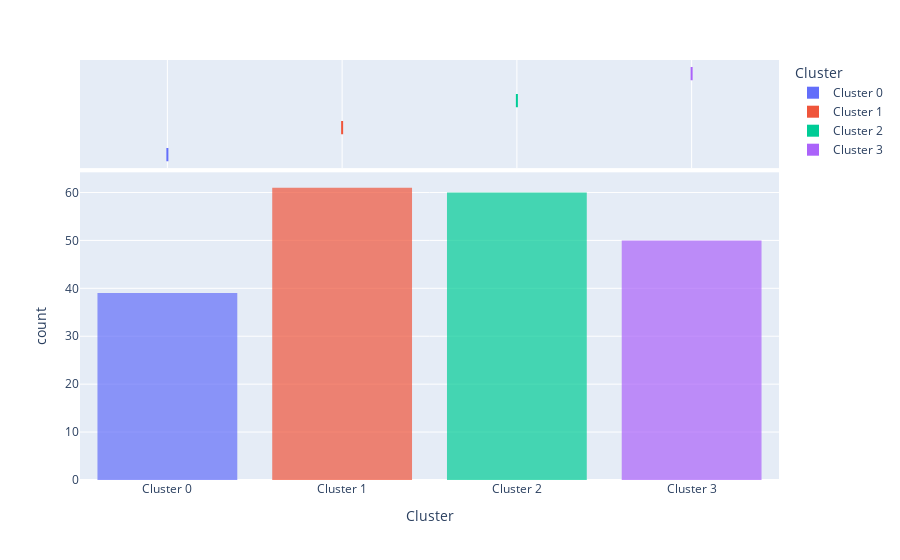

Notebook code cell kept with this figure:
### Code cell
plot_model(Kmeanmodel,plot='distribution')

### Figure 1 — Plotly figure (JSON) as saved in the notebook; plotly's stock layout.template omitted (floating-point values rounded to 4 significant figures; data arrays with more than 128 entries replaced by an {"elided": "..."} marker saying what was removed)
{"data": [{"alignmentgroup": "True", "bingroup": "x", "hovertemplate": "Cluster=%{x}<br>count=%{y}<extra></extra>", "legendgroup": "Cluster 0", "marker": {"color": "#636efa", "opacity": 0.7, "pattern": {"shape": ""}}, "name": "Cluster 0", "offsetgroup": "Cluster 0", "orientation": "v", "showlegend": true, "type": "histogram", "x": ["Cluster 0", "Cluster 0", "Cluster 0", "Cluster 0", "Cluster 0", "Cluster 0", "Cluster 0", "Cluster 0", "Cluster 0", "Cluster 0", "Cluster 0", "Cluster 0", "Cluster 0", "Cluster 0", "Cluster 0", "Cluster 0", "Cluster 0", "Cluster 0", "Cluster 0", "Cluster 0", "Cluster 0", "Cluster 0", "Cluster 0", "Cluster 0", "Cluster 0", "Cluster 0", "Cluster 0", "Cluster 0", "Cluster 0", "Cluster 0", "Cluster 0", "Cluster 0", "Cluster 0", "Cluster 0", "Cluster 0", "Cluster 0", "Cluster 0", "Cluster 0", "Cluster 0"], "xaxis": "x", "yaxis": "y"}, {"alignmentgroup": "True", "customdata": {"elided": "39x7 float values"}, "hovertemplate": "Cluster=%{x}<br>area=%{customdata[0]}<br>perimeter=%{customdata[1]}<br>compactness=%{customdata[2]}<br>length=%{customdata[3]}<br>width=%{customdata[4]}<br>asymmetry=%{customdata[5]}<br>length.1=%{customdata[6]}<extra></extra>", "legendgroup": "Cluster 0", "marker": {"color": "#636efa"}, "name": "Cluster 0", "notched": true, "offsetgroup": "Cluster 0", "showlegend": false, "type": "box", "x": ["Cluster 0", "Cluster 0", "Cluster 0", "Cluster 0", "Cluster 0", "Cluster 0", "Cluster 0", "Cluster 0", "Cluster 0", "Cluster 0", "Cluster 0", "Cluster 0", "Cluster 0", "Cluster 0", "Cluster 0", "Cluster 0", "Cluster 0", "Cluster 0", "Cluster 0", "Cluster 0", "Cluster 0", "Cluster 0", "Cluster 0", "Cluster 0", "Cluster 0", "Cluster 0", "Cluster 0", "Cluster 0", "Cluster 0", "Cluster 0", "Cluster 0", "Cluster 0", "Cluster 0", "Cluster 0", "Cluster 0", "Cluster 0", "Cluster 0", "Cluster 0", "Cluster 0"], "xaxis": "x2", "yaxis": "y2"}, {"alignmentgroup": "True", "bingroup": "x", "hovertemplate": "Cluster=%{x}<br>count=%{y}<extra></extra>", "legendgroup": "Cluster 1", "marker": {"color": "#EF553B", "opacity": 0.7, "pattern": {"shape": ""}}, "name": "Cluster 1", "offsetgroup": "Cluster 1", "orientation": "v", "showlegend": true, "type": "histogram", "x": ["Cluster 1", "Cluster 1", "Cluster 1", "Cluster 1", "Cluster 1", "Cluster 1", "Cluster 1", "Cluster 1", "Cluster 1", "Cluster 1", "Cluster 1", "Cluster 1", "Cluster 1", "Cluster 1", "Cluster 1", "Cluster 1", "Cluster 1", "Cluster 1", "Cluster 1", "Cluster 1", "Cluster 1", "Cluster 1", "Cluster 1", "Cluster 1", "Cluster 1", "Cluster 1", "Cluster 1", "Cluster 1", "Cluster 1", "Cluster 1", "Cluster 1", "Cluster 1", "Cluster 1", "Cluster 1", "Cluster 1", "Cluster 1", "Cluster 1", "Cluster 1", "Cluster 1", "Cluster 1", "Cluster 1", "Cluster 1", "Cluster 1", "Cluster 1", "Cluster 1", "Cluster 1", "Cluster 1", "Cluster 1", "Cluster 1", "Cluster 1", "Cluster 1", "Cluster 1", "Cluster 1", "Cluster 1", "Cluster 1", "Cluster 1", "Cluster 1", "Cluster 1", "Cluster 1", "Cluster 1", "Cluster 1"], "xaxis": "x", "yaxis": "y"}, {"alignmentgroup": "True", "customdata": {"elided": "61x7 float values"}, "hovertemplate": "Cluster=%{x}<br>area=%{customdata[0]}<br>perimeter=%{customdata[1]}<br>compactness=%{customdata[2]}<br>length=%{customdata[3]}<br>width=%{customdata[4]}<br>asymmetry=%{customdata[5]}<br>length.1=%{customdata[6]}<extra></extra>", "legendgroup": "Cluster 1", "marker": {"color": "#EF553B"}, "name": "Cluster 1", "notched": true, "offsetgroup": "Cluster 1", "showlegend": false, "type": "box", "x": ["Cluster 1", "Cluster 1", "Cluster 1", "Cluster 1", "Cluster 1", "Cluster 1", "Cluster 1", "Cluster 1", "Cluster 1", "Cluster 1", "Cluster 1", "Cluster 1", "Cluster 1", "Cluster 1", "Cluster 1", "Cluster 1", "Cluster 1", "Cluster 1", "Cluster 1", "Cluster 1", "Cluster 1", "Cluster 1", "Cluster 1", "Cluster 1", "Cluster 1", "Cluster 1", "Cluster 1", "Cluster 1", "Cluster 1", "Cluster 1", "Cluster 1", "Cluster 1", "Cluster 1", "Cluster 1", "Cluster 1", "Cluster 1", "Cluster 1", "Cluster 1", "Cluster 1", "Cluster 1", "Cluster 1", "Cluster 1", "Cluster 1", "Cluster 1", "Cluster 1", "Cluster 1", "Cluster 1", "Cluster 1", "Cluster 1", "Cluster 1", "Cluster 1", "Cluster 1", "Cluster 1", "Cluster 1", "Cluster 1", "Cluster 1", "Cluster 1", "Cluster 1", "Cluster 1", "Cluster 1", "Cluster 1"], "xaxis": "x2", "yaxis": "y2"}, {"alignmentgroup": "True", "bingroup": "x", "hovertemplate": "Cluster=%{x}<br>count=%{y}<extra></extra>", "legendgroup": "Cluster 2", "marker": {"color": "#00cc96", "opacity": 0.7, "pattern": {"shape": ""}}, "name": "Cluster 2", "offsetgroup": "Cluster 2", "orientation": "v", "showlegend": true, "type": "histogram", "x": ["Cluster 2", "Cluster 2", "Cluster 2", "Cluster 2", "Cluster 2", "Cluster 2", "Cluster 2", "Cluster 2", "Cluster 2", "Cluster 2", "Cluster 2", "Cluster 2", "Cluster 2", "Cluster 2", "Cluster 2", "Cluster 2", "Cluster 2", "Cluster 2", "Cluster 2", "Cluster 2", "Cluster 2", "Cluster 2", "Cluster 2", "Cluster 2", "Cluster 2", "Cluster 2", "Cluster 2", "Cluster 2", "Cluster 2", "Cluster 2", "Cluster 2", "Cluster 2", "Cluster 2", "Cluster 2", "Cluster 2", "Cluster 2", "Cluster 2", "Cluster 2", "Cluster 2", "Cluster 2", "Cluster 2", "Cluster 2", "Cluster 2", "Cluster 2", "Cluster 2", "Cluster 2", "Cluster 2", "Cluster 2", "Cluster 2", "Cluster 2", "Cluster 2", "Cluster 2", "Cluster 2", "Cluster 2", "Cluster 2", "Cluster 2", "Cluster 2", "Cluster 2", "Cluster 2", "Cluster 2"], "xaxis": "x", "yaxis": "y"}, {"alignmentgroup": "True", "customdata": {"elided": "60x7 float values"}, "hovertemplate": "Cluster=%{x}<br>area=%{customdata[0]}<br>perimeter=%{customdata[1]}<br>compactness=%{customdata[2]}<br>length=%{customdata[3]}<br>width=%{customdata[4]}<br>asymmetry=%{customdata[5]}<br>length.1=%{customdata[6]}<extra></extra>", "legendgroup": "Cluster 2", "marker": {"color": "#00cc96"}, "name": "Cluster 2", "notched": true, "offsetgroup": "Cluster 2", "showlegend": false, "type": "box", "x": ["Cluster 2", "Cluster 2", "Cluster 2", "Cluster 2", "Cluster 2", "Cluster 2", "Cluster 2", "Cluster 2", "Cluster 2", "Cluster 2", "Cluster 2", "Cluster 2", "Cluster 2", "Cluster 2", "Cluster 2", "Cluster 2", "Cluster 2", "Cluster 2", "Cluster 2", "Cluster 2", "Cluster 2", "Cluster 2", "Cluster 2", "Cluster 2", "Cluster 2", "Cluster 2", "Cluster 2", "Cluster 2", "Cluster 2", "Cluster 2", "Cluster 2", "Cluster 2", "Cluster 2", "Cluster 2", "Cluster 2", "Cluster 2", "Cluster 2", "Cluster 2", "Cluster 2", "Cluster 2", "Cluster 2", "Cluster 2", "Cluster 2", "Cluster 2", "Cluster 2", "Cluster 2", "Cluster 2", "Cluster 2", "Cluster 2", "Cluster 2", "Cluster 2", "Cluster 2", "Cluster 2", "Cluster 2", "Cluster 2", "Cluster 2", "Cluster 2", "Cluster 2", "Cluster 2", "Cluster 2"], "xaxis": "x2", "yaxis": "y2"}, {"alignmentgroup": "True", "bingroup": "x", "hovertemplate": "Cluster=%{x}<br>count=%{y}<extra></extra>", "legendgroup": "Cluster 3", "marker": {"color": "#ab63fa", "opacity": 0.7, "pattern": {"shape": ""}}, "name": "Cluster 3", "offsetgroup": "Cluster 3", "orientation": "v", "showlegend": true, "type": "histogram", "x": ["Cluster 3", "Cluster 3", "Cluster 3", "Cluster 3", "Cluster 3", "Cluster 3", "Cluster 3", "Cluster 3", "Cluster 3", "Cluster 3", "Cluster 3", "Cluster 3", "Cluster 3", "Cluster 3", "Cluster 3", "Cluster 3", "Cluster 3", "Cluster 3", "Cluster 3", "Cluster 3", "Cluster 3", "Cluster 3", "Cluster 3", "Cluster 3", "Cluster 3", "Cluster 3", "Cluster 3", "Cluster 3", "Cluster 3", "Cluster 3", "Cluster 3", "Cluster 3", "Cluster 3", "Cluster 3", "Cluster 3", "Cluster 3", "Cluster 3", "Cluster 3", "Cluster 3", "Cluster 3", "Cluster 3", "Cluster 3", "Cluster 3", "Cluster 3", "Cluster 3", "Cluster 3", "Cluster 3", "Cluster 3", "Cluster 3", "Cluster 3"], "xaxis": "x", "yaxis": "y"}, {"alignmentgroup": "True", "customdata": {"elided": "50x7 float values"}, "hovertemplate": "Cluster=%{x}<br>area=%{customdata[0]}<br>perimeter=%{customdata[1]}<br>compactness=%{customdata[2]}<br>length=%{customdata[3]}<br>width=%{customdata[4]}<br>asymmetry=%{customdata[5]}<br>length.1=%{customdata[6]}<extra></extra>", "legendgroup": "Cluster 3", "marker": {"color": "#ab63fa"}, "name": "Cluster 3", "notched": true, "offsetgroup": "Cluster 3", "showlegend": false, "type": "box", "x": ["Cluster 3", "Cluster 3", "Cluster 3", "Cluster 3", "Cluster 3", "Cluster 3", "Cluster 3", "Cluster 3", "Cluster 3", "Cluster 3", "Cluster 3", "Cluster 3", "Cluster 3", "Cluster 3", "Cluster 3", "Cluster 3", "Cluster 3", "Cluster 3", "Cluster 3", "Cluster 3", "Cluster 3", "Cluster 3", "Cluster 3", "Cluster 3", "Cluster 3", "Cluster 3", "Cluster 3", "Cluster 3", "Cluster 3", "Cluster 3", "Cluster 3", "Cluster 3", "Cluster 3", "Cluster 3", "Cluster 3", "Cluster 3", "Cluster 3", "Cluster 3", "Cluster 3", "Cluster 3", "Cluster 3", "Cluster 3", "Cluster 3", "Cluster 3", "Cluster 3", "Cluster 3", "Cluster 3", "Cluster 3", "Cluster 3", "Cluster 3"], "xaxis": "x2", "yaxis": "y2"}], "layout": {"autosize": true, "barmode": "relative", "legend": {"title": {"text": "Cluster"}, "tracegroupgap": 0}, "margin": {"t": 60}, "xaxis": {"anchor": "y", "autorange": true, "categoryarray": ["Cluster 0", "Cluster 1", "Cluster 2", "Cluster 3"], "categoryorder": "array", "domain": [0, 1], "range": [-0.5, 3.5], "title": {"text": "Cluster"}, "type": "category"}, "xaxis2": {"anchor": "y2", "autorange": true, "domain": [0, 1], "matches": "x", "range": [-0.5, 3.5], "showgrid": true, "showticklabels": false, "type": "category"}, "yaxis": {"anchor": "x", "autorange": true, "domain": [0, 0.7326], "range": [0, 64.21], "title": {"text": "count"}}, "yaxis2": {"anchor": "x2", "autorange": true, "domain": [0.7426, 1], "matches": "y2", "range": [-0.5, 3.5], "showgrid": false, "showline": false, "showticklabels": false, "ticks": "", "type": "category"}}}
